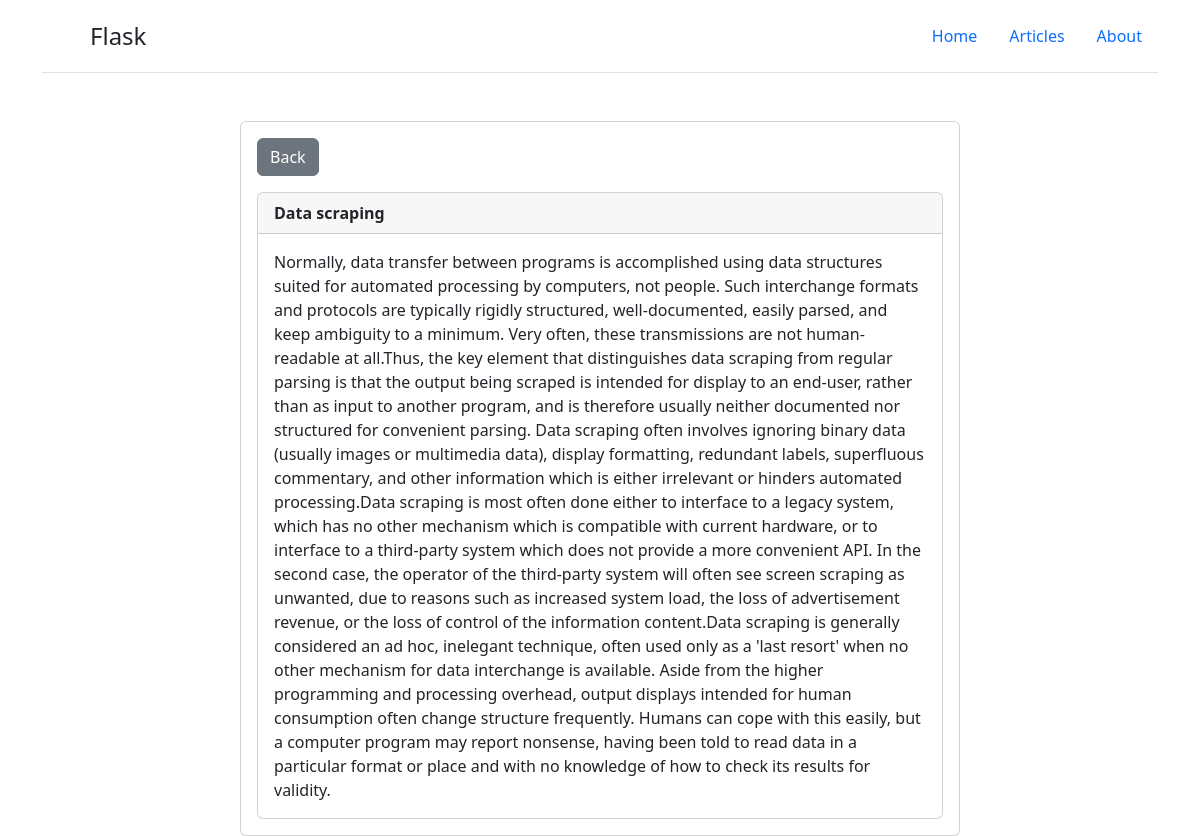
The app's page /post/17 with its own data.
### tables this page shows
CREATE TABLE posts(id INTEGER PRIMARY KEY AUTOINCREMENT,title TEXT, post TEXT);

### app.py (the view)
@app.route('/post/<_id>')
def post(_id):
    db = sqlite3.connect('posts.db')
    cursor = db.cursor()
    cursor.execute('SELECT * FROM posts WHERE id=%s' % _id)
    post = cursor.fetchone()
    db.close()
    return render_template('post.html', post=post)

### templates/post.html
{% extends 'layout.html' %}
{% block body %}
  <div class="container">
    <div class="row">
      <div class="offset-2 col-8">
        <div class="card mt-4">
          <div class="card-body">
            <button class="btn btn-secondary" onclick="history.back()">Back</button>
            <div class="card mt-3">
              <div class="card-header">
                <div class="row">
                  <div class="col"><strong>{{post[1]}}</strong></div>
                </div>
              </div>
              <div class="card-body">
                {{post[2]}}
              </div>
            </div>
          </div>
        </div>
      </div>
    </div>
  </div>
{% endblock %}

### records on screen
posts: title "Data scraping", post "Normally, data transfer between programs is accomplished using data structures suited for automated processing by computers, not people. Such interchange formats and protocols are typically rigidly structured, well-documented, easily parsed, and keep ambiguity to a minimum. Very often, these transmissions are not human-readable at all.Thus, the key element that distinguishes data scraping from regular parsing is that the output being scraped is intended for display to an end-user, rather than as input to another program, and is therefore usually neither documented nor structured for convenient parsing. Data scraping often involves ignoring binary data (usually images or multimedia data),…"
